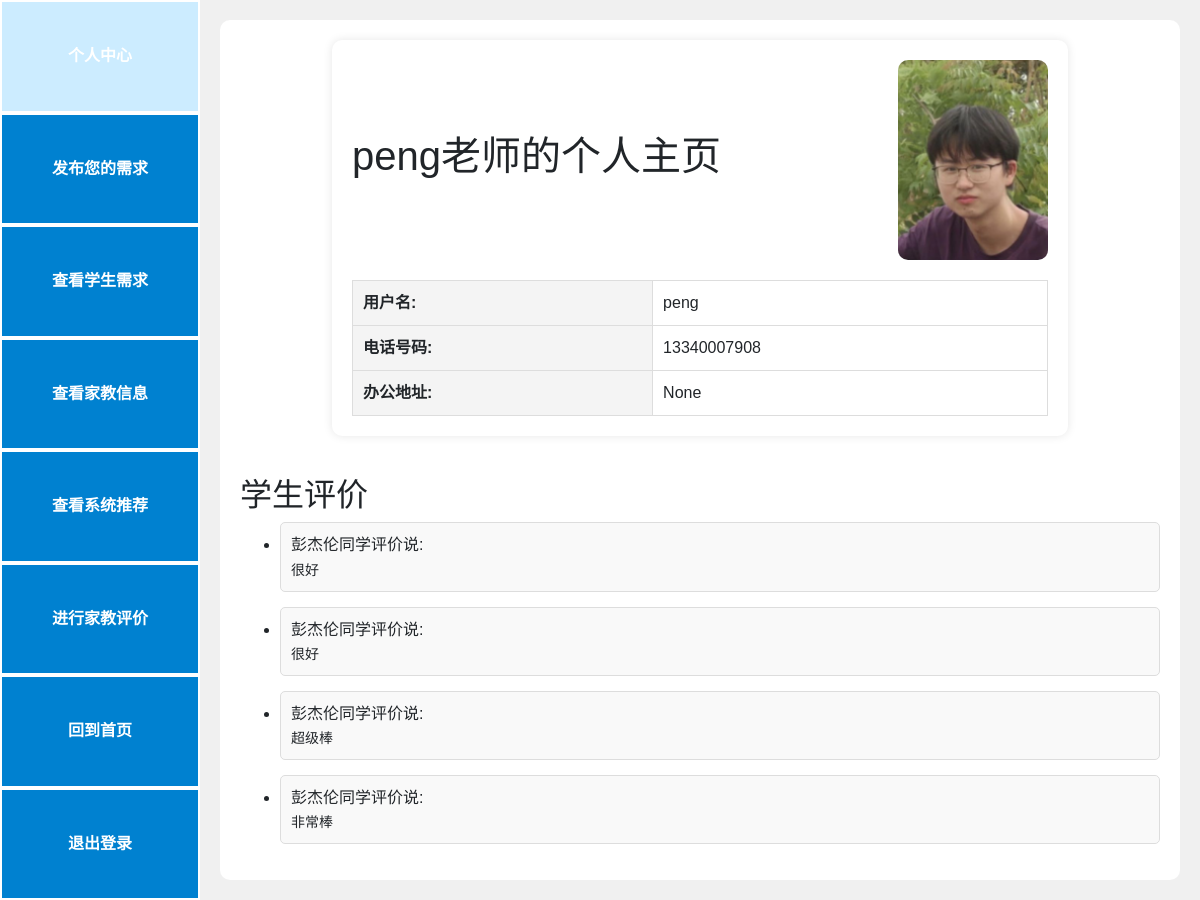
The page /tutor_profile/1 (signed in) on the database its author committed.
### models.py (models this page shows)
class User(db.Model):
    id = db.Column(db.Integer, primary_key=True)
    username = db.Column(db.String(80), unique=True, nullable=False)
    password = db.Column(db.String(80), nullable=False)
    role = db.Column(db.String(20), nullable=False)
    phoneNumber = db.Column(db.String(20), unique=False, nullable=True)
    location = db.Column(db.String(80), unique=False, nullable=True)
    photo = db.Column(db.String(120), nullable=True)  # 假设存储照片的路径或URL

class Review(db.Model):
    id = db.Column(db.Integer, primary_key=True)
    tutor_id = db.Column(db.Integer, db.ForeignKey('tutor_info.id'), nullable=False)
    user_id = db.Column(db.Integer, db.ForeignKey('user.id'), nullable=False)
    username = db.Column(db.String(80), nullable=False)
    review = db.Column(db.Text, nullable=False)

### app.py (the view)
@app.route('/tutor_profile/<int:user_id>')
def tutor_profile(user_id):
    user = User.query.get(user_id)
    reviews = Review.query.filter_by(tutor_id=user_id).all()
    return render_template('tutor_profile.html', user=user, visitor=g.user, reviews=reviews)

### app.py (called while the page is built)
@app.before_request
def create_tables():
    if not hasattr(g, 'first_request'):  # 保证该函数只在第一次访问时执行
        g.first_request = True
        db.create_all()  # 创建所有在模型中定义的数据库表格

@app.before_request
def before_request():
    g.user = None
    if 'user_id' in session:
        g.user = User.query.get(session['user_id'])

### templates/tutor_profile.html (shortened to what this page needs)
{% if visitor.role == 'tutor' %}
    {% extends "base_tutor.html" %}
{% else %}
    {% extends "base_student.html" %}
{% endif %}
{% block content %}
<div class="profile-content">
    <div class="profile-header">
        <h1 class="center-text">{{ user.username }}老师的个人主页</h1>
        <img src="{{ url_for('static', filename='users/{}.png'.format(user.id)) }}" alt="您可以在”编辑资料”中上传您的照片" class="profile-photo">
    </div>
    <table class="profile-table">
        <tr>
            <th>用户名:</th>
            <td>{{ user.username }}</td>
        </tr>
        <tr>
            <th>电话号码:</th>
            <td>{{ user.phoneNumber }}</td>
        </tr>
        <tr>
            <th>办公地址:</th>
            <td>{{ user.location }}</td>
        </tr>
    </table>
</div>
<div class="reviews-section">
    <h2>学生评价</h2>
    <ul>
        {% for review in reviews %}
        <li class="review-item">
            <h4>{{ review.username }}同学评价说:</h4>
            <p>{{ review.review }}</p>
        </li>
        {% endfor %}
    </ul>
</div>
{% endblock %}

### templates/base_student.html (style rules this page uses)
body { font-family: Arial, sans-serif; display: flex; height: 100vh; margin: 0; background-color: #f0f0f0; background-attachment: fixed; }
.center-text { text-align: center; }

### templates/tutor_profile.html (style rules this page uses)
.profile-content { width: 80%; max-width: 1000px; background: white; padding: 20px; border-radius: 10px; box-shadow: 0 0 10px rgba(0, 0, 0, 0.1); margin: 0 auto; }
.profile-header { display: flex; justify-content: space-between; align-items: center; }
.profile-photo { width: 150px; height: 200px; object-fit: cover; border-radius: 10px; }
.profile-table { width: 100%; border-collapse: collapse; margin-top: 20px; }
.profile-table th, .profile-table td { padding: 10px; border: 1px solid #ddd; text-align: left; }
.profile-table th { background-color: #f4f4f4; }
.reviews-section { margin-top: 40px; }
.review-item { margin-bottom: 15px; padding: 10px; border: 1px solid #ddd; border-radius: 5px; background-color: #f9f9f9; }
.review-item h4 { margin: 0 0 5px 0; font-size: 16px; }
.review-item p { margin: 0; font-size: 14px; }
.center-text { text-align: center; }

### rows shown on the page
User: username "peng", phoneNumber "13340007908", location "None"
Review: username "彭杰伦", review "很好"
Review: username "彭杰伦", review "很好"
Review: username "彭杰伦", review "超级棒"
Review: username "彭杰伦", review "非常棒"
